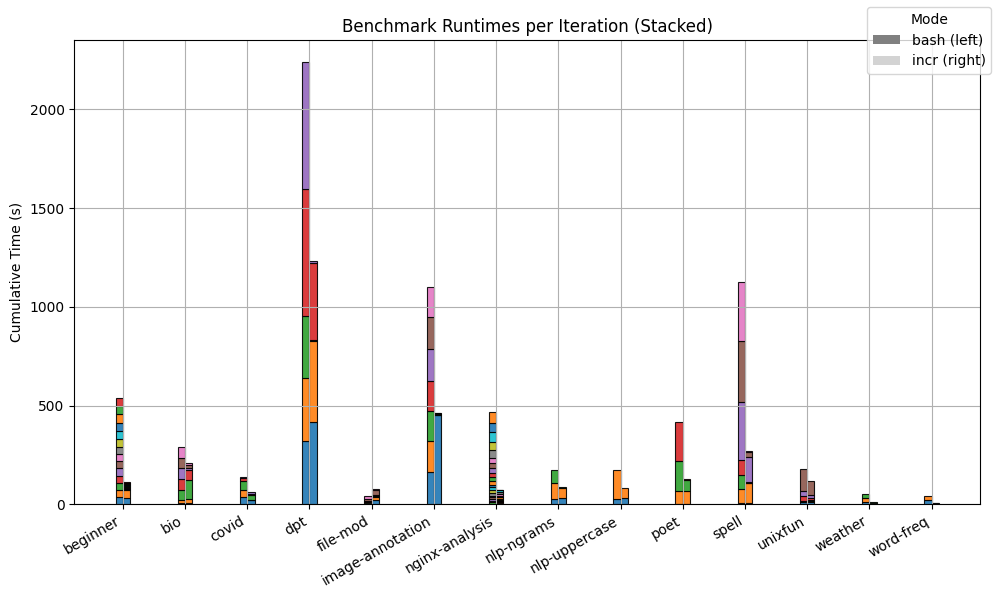

Reproduce this figure in Python.
import matplotlib.pyplot as plt
import numpy as np
import pandas as pd
import matplotlib
from matplotlib.patches import Patch

BENCHMARKS = [
    "beginner",
    "bio",
    "covid",
    "dpt",
    "file-mod",
    "image-annotation",
    "nginx-analysis",
    "nlp-ngrams",
    "nlp-uppercase",
    "poet",
    "spell",
    "unixfun",
    "weather",
    "word-freq",
]
DIRECTORY = "../annotation_results/annotation_2"

figure, axes = plt.subplots(figsize=(10, 6))
axes.grid()

width = 0.35  # Bar width
all_colors = matplotlib.colormaps.get_cmap("tab10")

for i, benchmark in enumerate(BENCHMARKS):
    data = pd.read_csv(f"{DIRECTORY}/{benchmark}-time.csv")

    # Get per-iteration times
    bash_times = data[data["mode"] == "bash"]["time_sec"].values
    incr_times = data[data["mode"] == "incr"]["time_sec"].values

    num_iters = min(len(bash_times), len(incr_times))
    colors = [all_colors(j % 10) for j in range(num_iters)]

    # X offset for this benchmark
    x_base = i * 3

    # Stack bash (left)
    bash_bottom = 0
    for j in range(num_iters):
        axes.bar(
            x_base - width / 2,
            bash_times[j],
            width,
            bottom=bash_bottom,
            color=colors[j],
            alpha=0.9,
            edgecolor="black",
            linewidth=0.8,
        )
        bash_bottom += bash_times[j]

    # Stack incr (right)
    incr_bottom = 0
    for j in range(num_iters):
        axes.bar(
            x_base + width / 2,
            incr_times[j],
            width,
            bottom=incr_bottom,
            color=colors[j],
            alpha=0.9,
            edgecolor="black",
            linewidth=0.8,
        )
        incr_bottom += incr_times[j]

# X-axis labels
axes.set_xticks([i * 3 for i in range(len(BENCHMARKS))])
axes.set_xticklabels(BENCHMARKS, rotation=30, ha="right")

axes.set_ylabel("Cumulative Time (s)")
axes.set_title("Benchmark Runtimes per Iteration (Stacked)")

# --- Legend setup ---
# Iteration colors
# get the max number of iterations across all benchmarks
num_iters = max(
    pd.read_csv(f"{DIRECTORY}/{benchmark}-time.csv")["mode"].value_counts().max()
    for benchmark in BENCHMARKS
)
iter_patches = [
    Patch(facecolor=all_colors(i % 10), edgecolor="black", label=f"Iter {i+1}")
    for i in range(num_iters)
]

# Mode indicators
mode_patches = [
    Patch(facecolor="gray", label="bash (left)"),
    Patch(facecolor="lightgray", label="incr (right)")
]

# Combine legends (iteration colors + mode)
#legend1 = figure.legend(handles=iter_patches, title="Iteration", loc="upper right")
#figure.add_artist(legend1)  # Add iteration legend first
figure.legend(handles=mode_patches, title="Mode", loc="upper right")
figure.tight_layout()
figure.savefig("plot.png", bbox_inches="tight")
